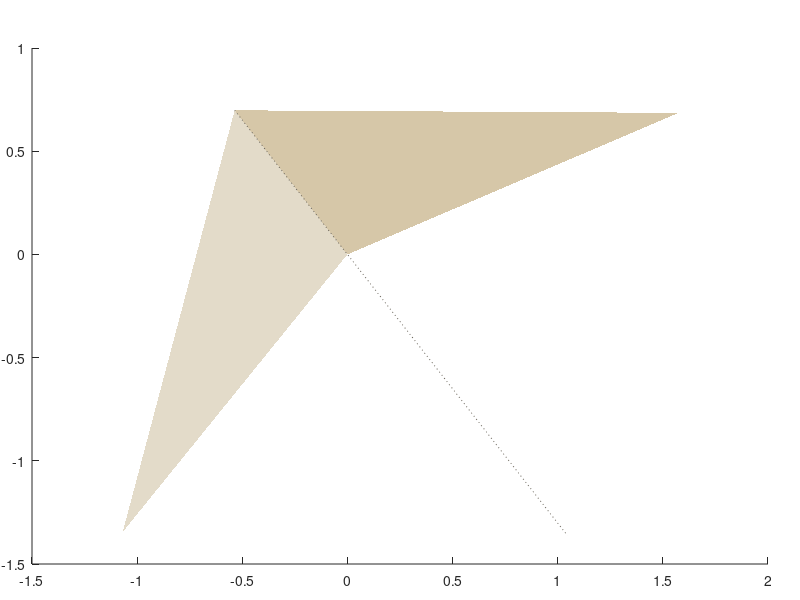

Recreate this plot in MATLAB. (Note: this script raises an error after producing the figure.)
%% Von Mises toggle — planform plot
% Simple presentation view: the mechanism on a warm beige background,
% with the interior of the planform (triangle P-S-T) filled in a
% darker shade. State 1 is filled solid; the mirrored state 2 is
% filled faintly behind it.
%
% Edit the parameter block and run; exports toggle_model_sheet.pdf
% (vector) and .png (300 dpi) into cad/output.

%% Parameters
b     = 0.8803;    % frame leg P-S
R     = 1.7178;    % arm length P-T
gamma = 104;       % state-1 pivot angle, deg
phi   = 127.53;    % frame leg direction, deg (drawing only)

%% Geometry
P  = [0 0];
S  = b*[cosd(phi) sind(phi)];
T1 = R*[cosd(phi-gamma) sind(phi-gamma)];
T2 = R*[cosd(phi+gamma) sind(phi+gamma)];
Td = -R*S/norm(S);                        % dead-center tip
c  = norm(T1 - S);

%% Colors
bg        = [0.93 0.91 0.86];             % beige page
fill1     = [0.84 0.78 0.66];             % planform interior, state 1
fill2     = [0.89 0.86 0.79];             % planform interior, state 2
col.arm1  = [0.35 0.33 0.75];
col.arm2  = [0.83 0.33 0.49];
col.sprng = [0.11 0.62 0.46];
col.frame = [0.42 0.40 0.36];
col.ink   = [0.25 0.24 0.21];

%% Figure
fig = figure('Units','centimeters', 'Position',[2 2 18 15], 'Color',bg);
ax  = axes(fig, 'Position',[0.04 0.06 0.92 0.86], 'Color',bg);
hold(ax, 'on');

% filled planforms first, so everything else draws on top
fill(ax, [P(1) S(1) T2(1)], [P(2) S(2) T2(2)], fill2, ...
     'EdgeColor','none');
fill(ax, [P(1) S(1) T1(1)], [P(2) S(2) T1(2)], fill1, ...
     'EdgeColor','none');

% dead-center reference
plot(ax, [S(1) Td(1)], [S(2) Td(2)], ':', 'Color',col.frame);

% state 2 (ghost)
sp2 = spring_pts(S, T2);
plot(ax, sp2(:,1), sp2(:,2), '-', 'Color',[col.sprng 0.35]);
plot(ax, [P(1) T2(1)], [P(2) T2(2)], '--', 'Color',col.arm2, ...
     'LineWidth',1.6);

% frame leg, state-1 spring and arm
plot(ax, [P(1) S(1)], [P(2) S(2)], '-', 'Color',col.frame, ...
     'LineWidth',2.0);
sp1 = spring_pts(S, T1);
plot(ax, sp1(:,1), sp1(:,2), '-', 'Color',col.sprng, 'LineWidth',1.2);
plot(ax, [P(1) T1(1)], [P(2) T1(2)], '-', 'Color',col.arm1, ...
     'LineWidth',2.6);

% joints
plot(ax, P(1), P(2), 'o', 'MarkerSize',7, 'MarkerEdgeColor',col.frame, ...
     'MarkerFaceColor',bg, 'LineWidth',1.4);
plot(ax, S(1), S(2), 'o', 'MarkerSize',6, 'MarkerEdgeColor',col.frame, ...
     'MarkerFaceColor',bg, 'LineWidth',1.4);
plot(ax, T1(1), T1(2), 'o', 'MarkerSize',9, ...
     'MarkerFaceColor',col.arm1, 'MarkerEdgeColor','none');
plot(ax, T2(1), T2(2), 'o', 'MarkerSize',9, 'LineWidth',1.5, ...
     'MarkerEdgeColor',col.arm2, 'MarkerFaceColor',bg);

% labels
text(ax, P(1)+0.10, P(2)-0.15, 'P', 'FontSize',11, 'Color',col.ink);
text(ax, S(1)-0.20, S(2)+0.14, 'S', 'FontSize',11, 'Color',col.ink);
text(ax, T1(1)-0.05, T1(2)-0.18, 'T (state 1)', 'FontSize',10, ...
     'Color',col.arm1, 'HorizontalAlignment','right');
text(ax, T2(1)+0.10, T2(2)-0.12, 'state 2', 'FontSize',10, ...
     'Color',col.arm2);
text(ax, (P(1)+S(1))/2-0.18, (P(2)+S(2))/2+0.05, 'b', 'FontSize',11, ...
     'FontAngle','italic', 'Color',col.frame);
text(ax, (P(1)+T1(1))/2, (P(2)+T1(2))/2-0.18, 'R', 'FontSize',11, ...
     'FontAngle','italic', 'Color',col.arm1);
text(ax, (S(1)+T1(1))/2, (S(2)+T1(2))/2+0.20, 'c(\gamma)', ...
     'FontSize',11, 'FontAngle','italic', 'Color',col.sprng);

% gamma arc
ga = linspace(phi-gamma, phi, 60);
plot(ax, 0.42*cosd(ga), 0.42*sind(ga), '-', 'Color',col.frame, ...
     'LineWidth',0.9);
gm = phi - gamma/2;
text(ax, 0.55*cosd(gm), 0.55*sind(gm), '\gamma', 'FontSize',12, ...
     'Color',col.ink, 'HorizontalAlignment','center');

axis(ax, 'equal'); axis(ax, 'off');
text(ax, 0.5, -0.03, sprintf(['Von Mises toggle — \\gamma = %g%c,  ' ...
     'span c = %.4f'], gamma, 176, c), 'Units','normalized', ...
     'HorizontalAlignment','center', 'FontSize',11, 'Color',col.ink);

%% Export
here = fileparts(mfilename('fullpath'));
if isempty(here), here = pwd; end
outd = fullfile(here, 'output');
if ~exist(outd, 'dir'), mkdir(outd); end
exportgraphics(fig, fullfile(outd, 'toggle_model_sheet.pdf'), ...
               'ContentType','vector', 'BackgroundColor',bg);
exportgraphics(fig, fullfile(outd, 'toggle_model_sheet.png'), ...
               'Resolution',300, 'BackgroundColor',bg);
fprintf('exported toggle_model_sheet.pdf / .png\n');

%% Helpers
function pts = spring_pts(A, B)
    n = 26; amp = 0.045;
    d = B - A; u = d/norm(d); nrm = [-u(2) u(1)];
    pts = zeros(n+1, 2); pts(1,:) = A; pts(end,:) = B;
    for i = 1:n-1
        f = i/n;
        off = amp * (2*mod(i,2)-1) * (i > 1 && i < n-1);
        pts(i+1,:) = A + d*f + nrm*off;
    end
end
